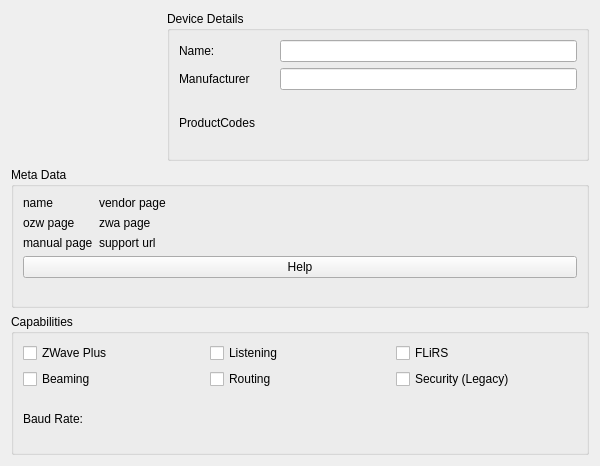
<?xml version="1.0" encoding="UTF-8"?>
<ui version="4.0">
 <class>DeviceInfo</class>
 <widget class="QWidget" name="DeviceInfo">
  <property name="geometry">
   <rect>
    <x>0</x>
    <y>0</y>
    <width>600</width>
    <height>466</height>
   </rect>
  </property>
  <property name="windowTitle">
   <string>Form</string>
  </property>
  <layout class="QVBoxLayout" name="verticalLayout">
   <item>
    <layout class="QHBoxLayout" name="horizontalLayout_6">
     <item>
      <widget class="QLabel" name="md_pic">
       <property name="minimumSize">
        <size>
         <width>150</width>
         <height>150</height>
        </size>
       </property>
       <property name="maximumSize">
        <size>
         <width>150</width>
         <height>150</height>
        </size>
       </property>
       <property name="text">
        <string/>
       </property>
       <property name="pixmap">
        <pixmap>../../open-zwave/config/images/zwave.me/zme_raz5.png</pixmap>
       </property>
       <property name="scaledContents">
        <bool>true</bool>
       </property>
      </widget>
     </item>
     <item>
      <widget class="QGroupBox" name="groupBox_5">
       <property name="title">
        <string>Device Details</string>
       </property>
       <layout class="QGridLayout" name="gridLayout_5">
        <item row="1" column="1" colspan="3">
         <widget class="QLineEdit" name="dd_manufacturer">
          <property name="readOnly">
           <bool>true</bool>
          </property>
         </widget>
        </item>
        <item row="2" column="3">
         <widget class="QLabel" name="dd_prodtype">
          <property name="text">
           <string/>
          </property>
         </widget>
        </item>
        <item row="2" column="2">
         <widget class="QLabel" name="dd_prodid">
          <property name="text">
           <string/>
          </property>
         </widget>
        </item>
        <item row="2" column="1">
         <widget class="QLabel" name="dd_manid">
          <property name="text">
           <string/>
          </property>
         </widget>
        </item>
        <item row="0" column="1" colspan="3">
         <widget class="QLineEdit" name="dd_name">
          <property name="readOnly">
           <bool>true</bool>
          </property>
         </widget>
        </item>
        <item row="0" column="0">
         <widget class="QLabel" name="label_7">
          <property name="text">
           <string>Name:</string>
          </property>
         </widget>
        </item>
        <item row="1" column="0">
         <widget class="QLabel" name="label_8">
          <property name="text">
           <string>Manufacturer</string>
          </property>
         </widget>
        </item>
        <item row="2" column="0">
         <widget class="QLabel" name="label_9">
          <property name="text">
           <string>ProductCodes</string>
          </property>
         </widget>
        </item>
       </layout>
      </widget>
     </item>
    </layout>
   </item>
   <item>
    <widget class="QGroupBox" name="groupBox_7">
     <property name="title">
      <string>Meta Data</string>
     </property>
     <layout class="QFormLayout" name="formLayout_5">
      <item row="1" column="0">
       <widget class="QLabel" name="md_ozwinfo">
        <property name="text">
         <string>ozw page</string>
        </property>
        <property name="openExternalLinks">
         <bool>true</bool>
        </property>
        <property name="textInteractionFlags">
         <set>Qt::TextBrowserInteraction</set>
        </property>
       </widget>
      </item>
      <item row="1" column="1">
       <widget class="QLabel" name="md_zwainfo">
        <property name="text">
         <string>zwa page</string>
        </property>
        <property name="openExternalLinks">
         <bool>true</bool>
        </property>
        <property name="textInteractionFlags">
         <set>Qt::TextBrowserInteraction</set>
        </property>
       </widget>
      </item>
      <item row="4" column="0">
       <widget class="QLabel" name="md_manual">
        <property name="text">
         <string>manual page</string>
        </property>
        <property name="openExternalLinks">
         <bool>true</bool>
        </property>
        <property name="textInteractionFlags">
         <set>Qt::TextBrowserInteraction</set>
        </property>
       </widget>
      </item>
      <item row="4" column="1">
       <widget class="QLabel" name="md_prodpage">
        <property name="text">
         <string>support url</string>
        </property>
        <property name="openExternalLinks">
         <bool>true</bool>
        </property>
        <property name="textInteractionFlags">
         <set>Qt::TextBrowserInteraction</set>
        </property>
       </widget>
      </item>
      <item row="0" column="0">
       <widget class="QLabel" name="md_name">
        <property name="text">
         <string>name</string>
        </property>
       </widget>
      </item>
      <item row="0" column="1">
       <widget class="QLabel" name="md_producturl">
        <property name="text">
         <string>vendor page</string>
        </property>
        <property name="openExternalLinks">
         <bool>true</bool>
        </property>
        <property name="textInteractionFlags">
         <set>Qt::LinksAccessibleByMouse|Qt::TextEditable|Qt::TextEditorInteraction|Qt::TextSelectableByKeyboard|Qt::TextSelectableByMouse</set>
        </property>
       </widget>
      </item>
      <item row="5" column="0" colspan="2">
       <widget class="QPushButton" name="md_helpwindow">
        <property name="text">
         <string>Help</string>
        </property>
       </widget>
      </item>
     </layout>
    </widget>
   </item>
   <item>
    <widget class="QGroupBox" name="groupBox_4">
     <property name="title">
      <string>Capabilities</string>
     </property>
     <layout class="QGridLayout" name="gridLayout_2">
      <item row="1" column="2">
       <widget class="QCheckBox" name="ni_security">
        <property name="focusPolicy">
         <enum>Qt::NoFocus</enum>
        </property>
        <property name="toolTip">
         <string>This is not S0/S2 Security. </string>
        </property>
        <property name="text">
         <string>Security (Legacy)</string>
        </property>
       </widget>
      </item>
      <item row="0" column="0">
       <widget class="QCheckBox" name="ni_zwplus">
        <property name="enabled">
         <bool>true</bool>
        </property>
        <property name="focusPolicy">
         <enum>Qt::NoFocus</enum>
        </property>
        <property name="text">
         <string>ZWave Plus</string>
        </property>
        <property name="checkable">
         <bool>true</bool>
        </property>
       </widget>
      </item>
      <item row="2" column="0">
       <widget class="QLabel" name="label_24">
        <property name="text">
         <string>Baud Rate:</string>
        </property>
       </widget>
      </item>
      <item row="0" column="2">
       <widget class="QCheckBox" name="ni_flirs">
        <property name="focusPolicy">
         <enum>Qt::NoFocus</enum>
        </property>
        <property name="text">
         <string>FLiRS</string>
        </property>
       </widget>
      </item>
      <item row="0" column="1">
       <widget class="QCheckBox" name="ni_listen">
        <property name="focusPolicy">
         <enum>Qt::NoFocus</enum>
        </property>
        <property name="text">
         <string>Listening</string>
        </property>
       </widget>
      </item>
      <item row="1" column="0">
       <widget class="QCheckBox" name="ni_beaming">
        <property name="focusPolicy">
         <enum>Qt::NoFocus</enum>
        </property>
        <property name="text">
         <string>Beaming</string>
        </property>
       </widget>
      </item>
      <item row="1" column="1">
       <widget class="QCheckBox" name="ni_routing">
        <property name="focusPolicy">
         <enum>Qt::NoFocus</enum>
        </property>
        <property name="text">
         <string>Routing</string>
        </property>
       </widget>
      </item>
      <item row="2" column="1">
       <widget class="QLabel" name="ni_baud">
        <property name="text">
         <string/>
        </property>
       </widget>
      </item>
     </layout>
    </widget>
   </item>
  </layout>
 </widget>
 <resources/>
 <connections/>
</ui>
